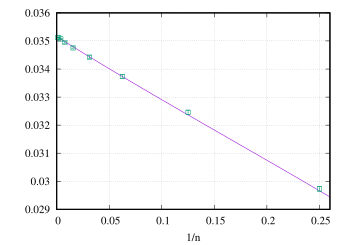

This chart was generated by the following gnuplot code:
set xrange [0:0.26]
set grid
set xlabel "1/n"
mu = 0.75
sigma2 = 0.1875
sx = -0.09375
kx = 0.0820312
plot \
(1-x)*((x-x**2)*kx + (1-2*x+3*x**2)*sigma2**2) notitle, \
"< tail -10 ../../stat/bernoulli_distribution.op" u (1/$1):6:7 w e notitle pt 4
